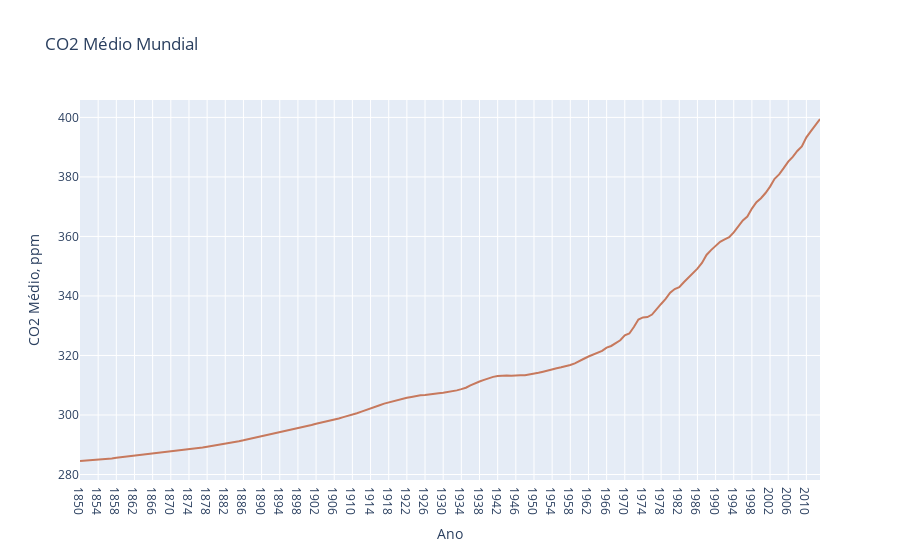

Here is the notebook cell this chart was saved with:
### Code cell
trace0 = go.Scatter(
    x = anos, 
    y = mean_co2_world,
    name='CO2 Médio',
    line=dict(
        color='rgb(199, 121, 093)',
    )
)
data = [trace0]

layout = go.Layout(
    xaxis=dict(title='Ano'),
    yaxis=dict(title='CO2 Médio, ppm'),
    title='CO2 Médio Mundial',
    showlegend = False)

fig = go.Figure(data=data, layout=layout)
py.iplot(fig)

### Figure 1 — Plotly figure (JSON) as saved in the notebook; plotly's stock layout.template omitted (floating-point values rounded to 4 significant figures; data arrays with more than 128 entries replaced by an {"elided": "..."} marker saying what was removed)
{"data": [{"line": {"color": "rgb(199, 121, 093)"}, "name": "CO2 Médio", "type": "scatter", "x": {"elided": "164 str values"}, "y": {"elided": "164 float values"}}], "layout": {"showlegend": false, "title": {"text": "CO2 Médio Mundial"}, "xaxis": {"title": {"text": "Ano"}}, "yaxis": {"title": {"text": "CO2 Médio, ppm"}}}}
